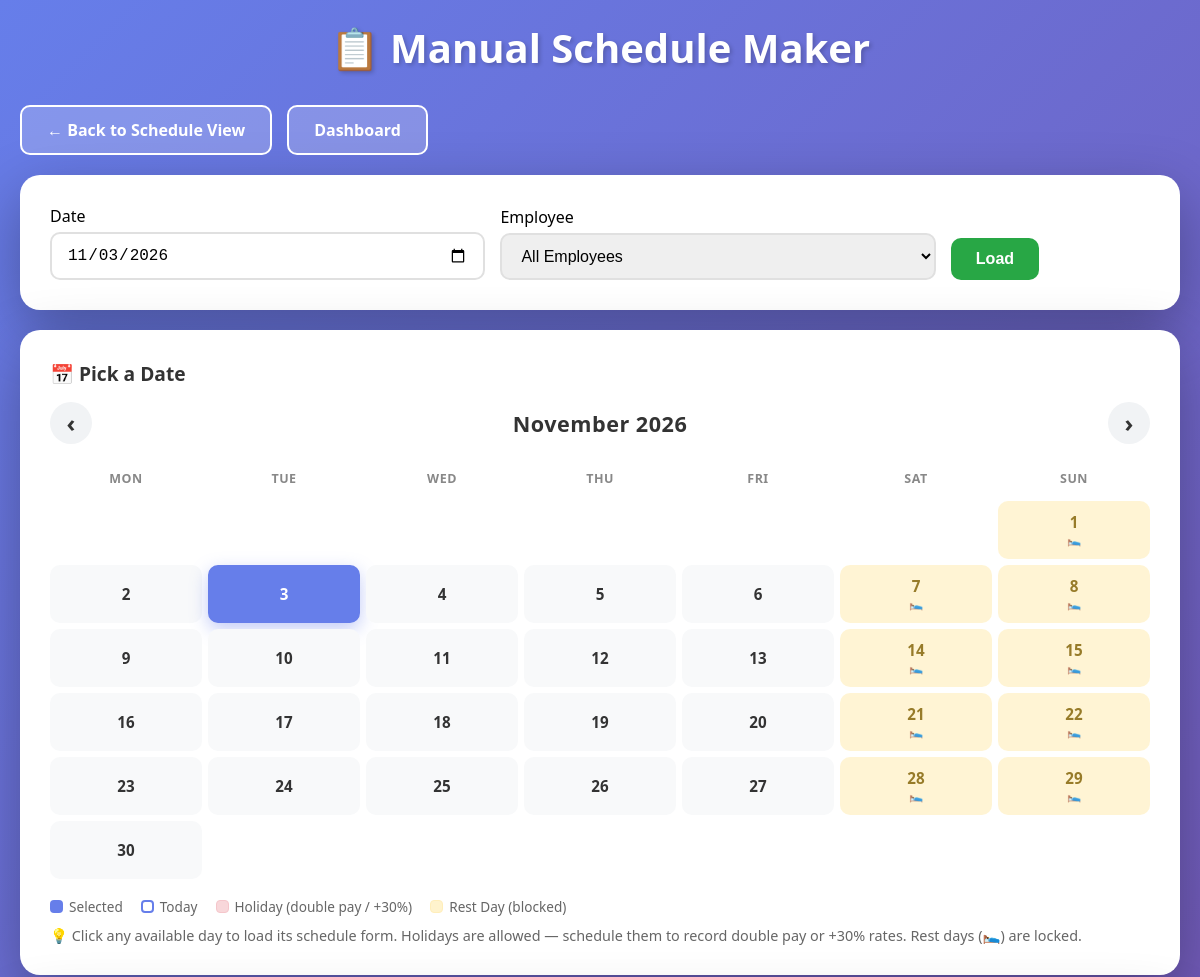
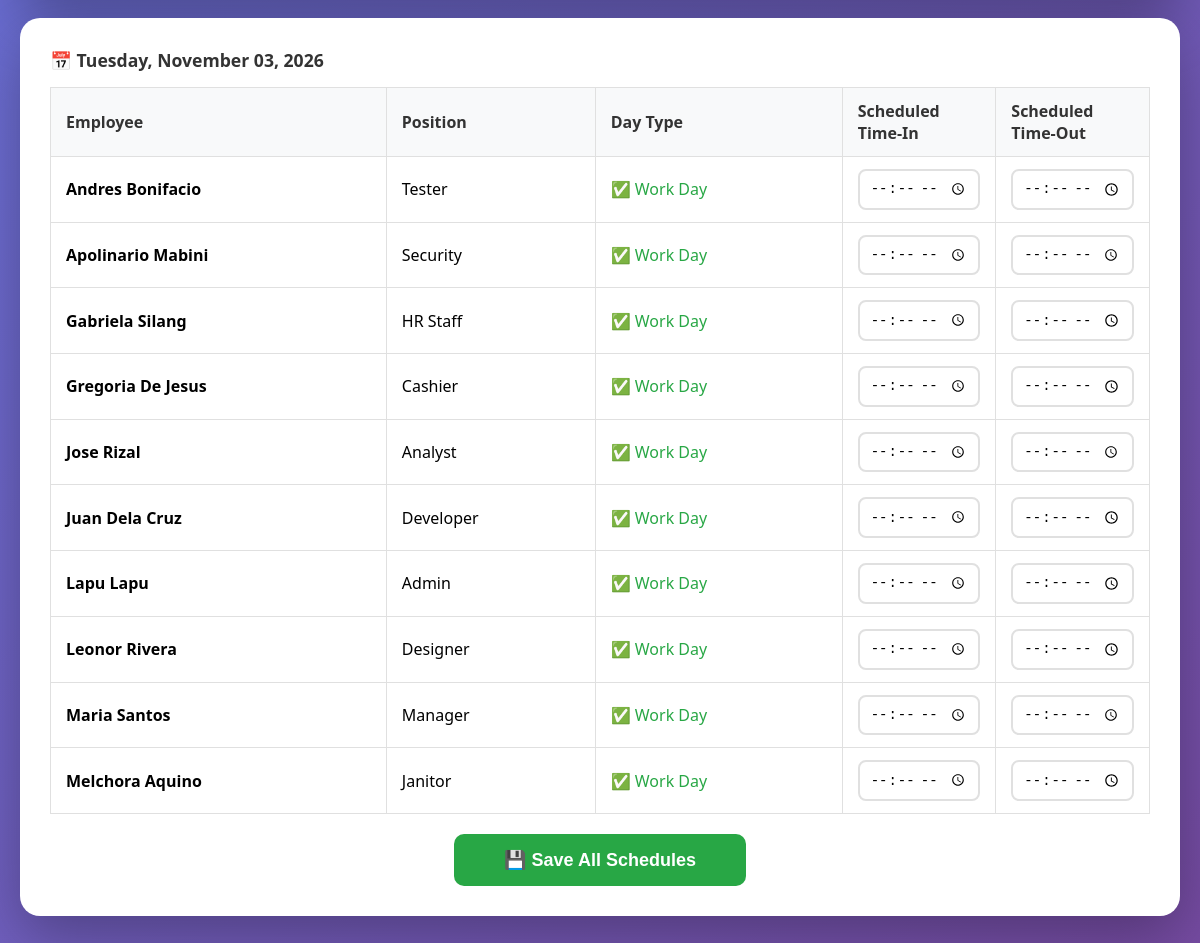
Screenshot of /admin/schedule_maker.php (signed in) with the database file from the repository (2 pictures, top to bottom).
### tables this page shows
CREATE TABLE IF NOT EXISTS employees (
    id INT AUTO_INCREMENT PRIMARY KEY,
    employee_id VARCHAR(20) UNIQUE NOT NULL,
    first_name VARCHAR(100) NOT NULL,
    last_name VARCHAR(100) NOT NULL,
    position VARCHAR(100) DEFAULT NULL,
    department VARCHAR(100) DEFAULT NULL,
    email VARCHAR(100) UNIQUE,
    phone VARCHAR(20),
    address TEXT,
    birth_date DATE DEFAULT NULL,
    age INT DEFAULT NULL,
    hire_date DATE DEFAULT NULL,
    employment_status ENUM('regular', 'probationary', 'contractual', 'part-time', 'resigned') DEFAULT 'regular',
    salary DECIMAL(12,2) DEFAULT 0.00,
    profile_image VARCHAR(255) DEFAULT NULL,
    qr_code_path VARCHAR(255) DEFAULT NULL,
    created_at TIMESTAMP DEFAULT CURRENT_TIMESTAMP,
    updated_at TIMESTAMP DEFAULT CURRENT_TIMESTAMP ON UPDATE CURRENT_TIMESTAMP,
    INDEX idx_employee_id (employee_id),
    INDEX idx_email (email),
    INDEX idx_position (position)
);

### admin/schedule_maker.php (the view, shortened to what this page needs)
<?php
require_once 'configa.php';
try {
    $employees = $pdo->query("SELECT employee_id, first_name, last_name, position FROM employees ORDER BY first_name")->fetchAll();
} catch (PDOException $e) {
    $employees = $pdo->query("SELECT employee_id, first_name, last_name FROM employees ORDER BY first_name")->fetchAll();
}
$date = $_GET['date'] ?? date('Y-m-d');
$view_employee_id = $_GET['employee'] ?? '';
$calendar_month = $_GET['month'] ?? date('Y-m', strtotime($date));
$schedules    = [];
$rest_days    = [];
if ($view_employee_id) {
    $emp_ids = [$view_employee_id];
} else {
    $emp_ids = array_column($employees, 'employee_id');
}
$holiday_stmt = $pdo->prepare("SELECT holiday_date, holiday_name, holiday_type
                               FROM holidays WHERE holiday_date = ? LIMIT 1");
try {
    $holiday_stmt->execute([$date]);
    $holiday_row = $holiday_stmt->fetch();
} catch (PDOException $e) {
    $holiday_stmt = $pdo->prepare("SELECT holiday_date FROM holidays WHERE holiday_date = ?");
    $holiday_stmt->execute([$date]);
    $holiday_row = $holiday_stmt->fetch();
}
$is_holiday = (bool) $holiday_row;
$cal_start         = $calendar_month . '-01';
$days_in_cal_month = (int) date('t', strtotime($cal_start));
$first_dow         = (int) date('N', strtotime($cal_start));
$prev_month        = date('Y-m', strtotime($cal_start . ' -1 month'));
$next_month        = date('Y-m', strtotime($cal_start . ' +1 month'));
$cal_rest = [];
if (!empty($emp_ids)) {
    $emp_rest_map = [];
    foreach ($emp_ids as $eid) {
        $emp_rest_map[$eid] = ['days' => [], 'dates' => []];
    }
    $rest_stmt = $pdo->prepare("SELECT employee_id, day_of_week, custom_date
                                FROM employee_rest_days
                                WHERE employee_id IN (" . implode(',', array_fill(0, count($emp_ids), '?')) . ")");
    $rest_stmt->execute($emp_ids);
    while ($r = $rest_stmt->fetch()) {
        if ($r['day_of_week']) {
            $emp_rest_map[$r['employee_id']]['days'][] = $r['day_of_week'];
        }
    }
    for ($d = 1; $d <= $days_in_cal_month; $d++) {
        $ds  = sprintf('%s-%02d', $calendar_month, $d);
        $dow = date('l', strtotime($ds));
        foreach ($emp_ids as $eid) {
            if (in_array($dow, $emp_rest_map[$eid]['days']) || in_array($ds, $emp_rest_map[$eid]['dates'])) {
                $cal_rest[$ds][$eid] = true;
            }
        }
    }
}
if (!function_exists('calendar_day_block_state')) {
    function calendar_day_block_state($ds, $cal_rest, $view_employee_id, $emp_ids) {
        if (!$view_employee_id && !empty($emp_ids)) {
            $all_rest = true;
            foreach ($emp_ids as $eid) {
                if (!isset($cal_rest[$ds][$eid])) { $all_rest = false; break; }
            }
            if ($all_rest) return 'rest';
        }
        return false;
    }
}
?>
<!DOCTYPE html>
<html>
<head>
</head>
<body>
    <div class="container">
        <h1>📋 Manual Schedule Maker</h1>
        <div class="header-buttons">
            <a href="employee_work_schedule.php" class="btn btn-back">← Back to Schedule View</a>
            <a href="admin_dashboard.php" class="btn btn-back">Dashboard</a>
        </div>
        <div class="card">
            <form method="GET" action="schedule_maker.php" class="filter-grid">
                <div>
                    <label style="font-weight:500; display:block; margin-bottom:5px;">Date</label>
                    <input type="date" name="date" value="<?php echo $date; ?>" required>
                </div>
                <div>
                    <label style="font-weight:500; display:block; margin-bottom:5px;">Employee</label>
                    <select name="employee">
                        <option value="">All Employees</option>
                    </select>
                </div>
                <div style="display: flex; gap: 10px; align-items: end;">
                    <button type="submit" class="btn btn-primary">Load</button>
                    <a href="schedule_maker.php?date=<?php echo date('Y-m-d'); ?>" class="btn btn-back">Today</a>
                </div>
            </form>
        </div>
        <div class="card">
            <h2 style="margin-bottom: 15px; color:#333; font-size: 1.2em;">📅 Pick a Date</h2>
            <div class="calendar">
                <div class="cal-header">
                    <a class="cal-nav"
                       href="?date=<?php echo urlencode($date); ?>&employee=<?php echo urlencode($view_employee_id); ?>&month=<?php echo $prev_month; ?>"
                       title="Previous month">‹</a>
                    <div class="cal-title"><?php echo date('F Y', strtotime($cal_start)); ?></div>
                    <a class="cal-nav"
                       href="?date=<?php echo urlencode($date); ?>&employee=<?php echo urlencode($view_employee_id); ?>&month=<?php echo $next_month; ?>"
                       title="Next month">›</a>
                </div>
                <div class="cal-grid">
                    <?php foreach (['Mon','Tue','Wed','Thu','Fri','Sat','Sun'] as $dn): ?>
                        <div class="cal-dow"><?php echo $dn; ?></div>
                    <?php endforeach; ?>
                    <?php
                    for ($i = 1; $i < $first_dow; $i++) {
                        echo '<div class="cal-day empty"></div>';
                    }
                    for ($d = 1; $d <= $days_in_cal_month; $d++):
                        $ds = sprintf('%s-%02d', $calendar_month, $d);
                        $block_state     = calendar_day_block_state($ds, $cal_rest, $view_employee_id, $emp_ids);
                        $is_blocked      = ($block_state === 'rest');
                        $is_selected = ($ds === $date);
                        $is_today    = ($ds === date('Y-m-d'));
                        $classes = ['cal-day'];
                        if ($is_selected)     $classes[] = 'selected';
                        if ($is_today)        $classes[] = 'today';
                        if ($is_blocked)      $classes[] = 'rest';
                        $class_str = implode(' ', $classes);
                        $tooltip = date('l, F d, Y', strtotime($ds));
                        if ($is_blocked)     $tooltip .= ' — 🛌 Rest Day (blocked)';
                        $link = '?date=' . $ds
                              . '&employee=' . urlencode($view_employee_id)
                              . '&month=' . urlencode($calendar_month);
                    ?>
                        <?php if ($is_blocked): ?>
                            <div class="<?php echo $class_str; ?>" title="<?php echo htmlspecialchars($tooltip); ?>">
                                <span><?php echo $d; ?></span>
                                <span class="cal-badge">🛌</span>
                            </div>
                        <?php else: ?>
                            <a class="<?php echo $class_str; ?>"
                               href="<?php echo $link; ?>"
                               title="<?php echo htmlspecialchars($tooltip); ?>">
                                <span><?php echo $d; ?></span>
                            </a>
                        <?php endif; ?>
                    <?php endfor; ?>
                </div>
                <div class="cal-legend">
                    <span><span class="dot dot-selected"></span> Selected</span>
                    <span><span class="dot dot-today"></span> Today</span>
                    <span><span class="dot dot-holiday"></span> Holiday (double pay / +30%)</span>
                    <span><span class="dot dot-rest"></span> Rest Day (blocked)</span>
                </div>
                <div class="info-text" style="margin-top: 10px;">
                    💡 Click any available day to load its schedule form. Holidays are allowed — schedule them to record double pay or +30% rates. Rest days (🛌) are locked.
                </div>
            </div>
        </div>
        <div class="card">
            <div class="date-label">
                📅 <?php echo date('l, F d, Y', strtotime($date)); ?>
            </div>
            <?php if (empty($emp_ids)): ?>
                <p style="color: #666;">No employees found.</p>
            <?php else: ?>
                <form method="POST">
                    <table class="schedule-table">
                        <thead>
                            <tr>
                                <th>Employee</th>
                                <th>Position</th>
                                <th>Day Type</th>
                                <th style="width: 150px;">Scheduled Time‑In</th>
                                <th style="width: 150px;">Scheduled Time‑Out</th>
                            </tr>
                        </thead>
                        <tbody>
                            <?php foreach ($employees as $emp):
                                $emp_id = $emp['employee_id'];
                                $is_rest = isset($rest_days[$emp_id]);
                                $schedule = $schedules[$emp_id] ?? null;
                                $time_in  = ($schedule && !empty($schedule['scheduled_time_in']))  ? date('H:i', strtotime($schedule['scheduled_time_in']))  : '';
                                $time_out = ($schedule && !empty($schedule['scheduled_time_out'])) ? date('H:i', strtotime($schedule['scheduled_time_out'])) : '';
                            ?>
                            <tr>
                                <td><strong><?php echo htmlspecialchars($emp['first_name'] . ' ' . $emp['last_name']); ?></strong></td>
                                <td><?php echo htmlspecialchars($emp['position'] ?? 'N/A'); ?></td>
                                <td>
                                    <?php if ($is_rest): ?>
                                        <span class="rest-day-badge">🛌 Rest Day</span>
                                    <?php elseif ($is_holiday): ?>
                                        <span class="holiday-badge">🎉 Holiday</span>
                                    <?php else: ?>
                                        <span style="color: #28a745;">✅ Work Day</span>
                                    <?php endif; ?>
                                </td>
                                <td>
                                    <input type="time" name="schedule[<?php echo $emp_id; ?>][time_in]"
                                           value="<?php echo $time_in; ?>"
                                           <?php echo $is_rest ? 'disabled' : ''; ?>>
                                </td>
                                <td>
                                    <input type="time" name="schedule[<?php echo $emp_id; ?>][time_out]"
                                           value="<?php echo $time_out; ?>"
                                           <?php echo $is_rest ? 'disabled' : ''; ?>>
                                </td>
                            </tr>
                            <?php endforeach; ?>
                        </tbody>
                    </table>
                    <div class="save-row">
                        <button type="submit" name="save_schedules" class="btn btn-primary" style="padding: 15px 50px; font-size: 18px;">
                            💾 Save All Schedules
                        </button>
                    </div>
                </form>
            <?php endif; ?>
        </div>
    </div>
</body>
</html>

### admin/schedule_maker.php (style rules this page uses)
* { margin: 0; padding: 0; box-sizing: border-box; }
body { background: linear-gradient(135deg, #667eea 0%, #764ba2 100%); font-family: 'Segoe UI', sans-serif; min-height: 100vh; padding: 20px; }
.container { max-width: 1200px; margin: 0 auto; }
h1 { text-align: center; color: white; margin-bottom: 30px; font-size: 2.5em; text-shadow: 2px 2px 4px rgba(0,0,0,0.2); }
.card { background: white; border-radius: 20px; padding: 30px; box-shadow: 0 20px 60px rgba(0,0,0,0.3); margin-bottom: 20px; }
.btn { padding: 12px 25px; border: none; border-radius: 10px; font-size: 16px; font-weight: 600; cursor: pointer; transition: all 0.3s; text-decoration: none; display: inline-block; }
.btn-back { background: rgba(255,255,255,0.2); color: white; border: 2px solid white; }
.btn-primary { background: #28a745; color: white; }
.filter-grid { display: grid; grid-template-columns: 1fr 1fr auto; gap: 15px; align-items: end; }
select, input { width: 100%; padding: 12px 15px; border: 2px solid #e0e0e0; border-radius: 10px; font-size: 16px; }
.calendar { margin-top: 5px; }
.cal-header { display: flex; justify-content: space-between; align-items: center; margin-bottom: 18px; }
.cal-title { font-size: 1.35em; font-weight: 700; color: #333; letter-spacing: .5px; }
.cal-nav { width: 42px; height: 42px; border-radius: 50%; background: #f1f3f5; display: flex; align-items: center; justify-content: center; text-decoration: none; color: #333; font-size: 1.5em; font-weight: 700; line-height: 1; transition: all .2s; }
.cal-grid { display: grid; grid-template-columns: repeat(7, 1fr); gap: 6px; }
.cal-dow { text-align: center; font-weight: 700; color: #888; font-size: 0.78em; padding: 8px 0; text-transform: uppercase; letter-spacing: .5px; }
.cal-day { min-height: 58px; border-radius: 10px; padding: 6px 4px; display: flex; flex-direction: column; align-items: center; justify-content: center; text-decoration: none; color: #333; background: #f8f9fa; font-weight: 600; font-size: 0.95em; position: relative; transition: all .15s; line-height: 1.2; }
.cal-day.empty { background: transparent; pointer-events: none; }
.cal-day.selected { background: #667eea; color: #fff; box-shadow: 0 6px 18px rgba(102,126,234,.4); }
.cal-day.today { border: 2px solid #667eea; padding: 4px 2px; }
.cal-day.rest { background: #fff3cd; color: #856404; cursor: not-allowed; opacity: .85; }
.cal-badge { font-size: 0.75em; margin-top: 2px; }
.cal-legend { display: flex; gap: 18px; margin-top: 18px; font-size: 0.85em; color: #666; flex-wrap: wrap; }
.cal-legend span { display: flex; align-items: center; gap: 6px; }
.dot { width: 13px; height: 13px; border-radius: 4px; display: inline-block; }
.dot-selected { background: #667eea; }
.dot-today { background: #fff; border: 2px solid #667eea; }
.dot-holiday { background: #f8d7da; border: 1px solid #f5c6cb; }
.dot-rest { background: #fff3cd; border: 1px solid #ffeeba; }
.schedule-table { width: 100%; border-collapse: collapse; }
.schedule-table th, .schedule-table td { padding: 12px 15px; border: 1px solid #e0e0e0; text-align: left; }
.schedule-table th { background: #f8f9fa; font-weight: 600; color: #333; }
.schedule-table input[type="time"] { padding: 8px 10px; border: 2px solid #e0e0e0; border-radius: 8px; font-size: 14px; width: 100%; }
.header-buttons { display: flex; gap: 15px; margin-bottom: 20px; flex-wrap: wrap; }
.info-text { font-size: 0.9em; color: #666; margin-top: 5px; }
.date-label { font-weight: 600; color: #333; margin-bottom: 15px; font-size: 1.1em; }
.save-row { margin-top: 20px; text-align: center; }

### rows the page displays
employees: first_name+last_name "Andres Bonifacio", position "Tester", shows "✅ Work Day"
employees: first_name+last_name "Apolinario Mabini", position "Security", shows "✅ Work Day"
employees: first_name+last_name "Gabriela Silang", position "HR Staff", shows "✅ Work Day"
employees: first_name+last_name "Gregoria De Jesus", position "Cashier", shows "✅ Work Day"
employees: first_name+last_name "Jose Rizal", position "Analyst", shows "✅ Work Day"
employees: first_name+last_name "Juan Dela Cruz", position "Developer", shows "✅ Work Day"
employees: first_name+last_name "Lapu Lapu", position "Admin", shows "✅ Work Day"
employees: first_name+last_name "Leonor Rivera", position "Designer", shows "✅ Work Day"
employees: first_name+last_name "Maria Santos", position "Manager", shows "✅ Work Day"
employees: first_name+last_name "Melchora Aquino", position "Janitor", shows "✅ Work Day"

### other values shown
date('F Y', strtotime($cal_start)) "November 2026"
$dn "MON"
$dn "TUE"
$dn "WED"
$dn "THU"
$dn "FRI"
$dn "SAT"
$dn "SUN"
date('l, F d, Y', strtotime($date)) "Tuesday, November 03, 2026"
